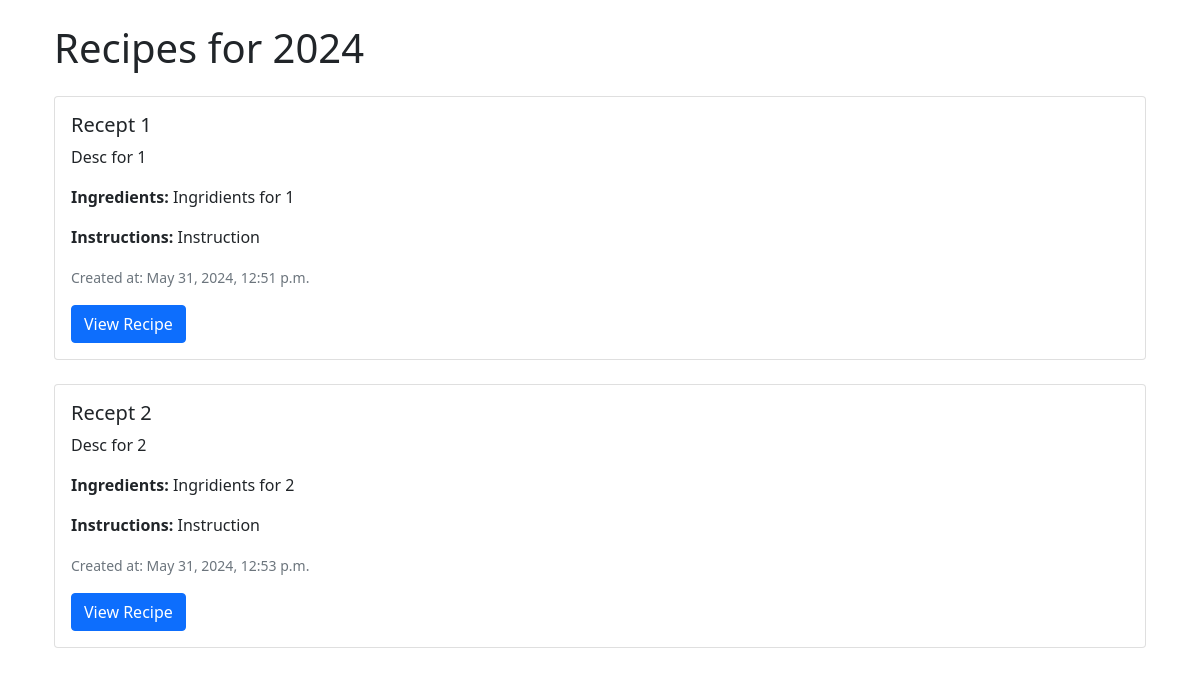
Before: / with the older database file.
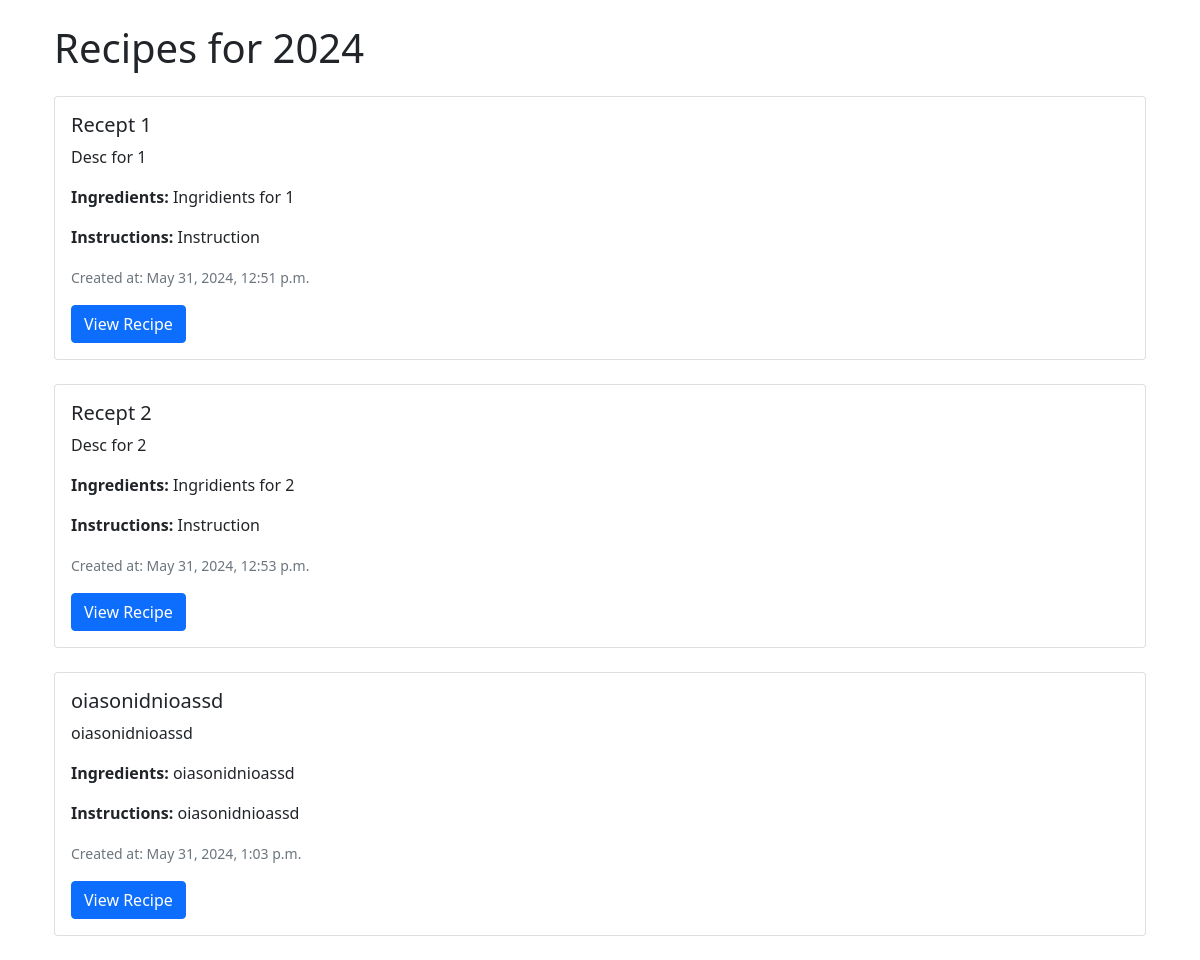
After: the same page with the newer database file.
### recipe/models.py (models this page shows, shortened)
class Recipe(models.Model):
    id = models.AutoField(primary_key=True)  # Recipe ID (AutoField)
    title = models.CharField(max_length=255)
    description = models.TextField()
    instructions = models.TextField()
    ingredients = models.TextField()
    created_at = models.DateTimeField(auto_now_add=True)
    updated_at = models.DateTimeField(auto_now=True)
    category = models.ForeignKey(Category, on_delete=models.CASCADE, related_name='categories')

### recipe/views.py (the view)
# urls.py: path('', views.main, name='main'),
def main(request):
    recipes = Recipe.objects.all()
    return render(
        request,
        'main.html',
        {
            'title': 'Home Page',
            'year': datetime.now().year,
            'recipes': recipes,
        }
    )

### recipe/templates/main.html
{% extends 'base.html' %}
{% block content %}
  <div class="container">
    <h1>Recipes for {{ year }}</h1>
    {% for recipe in recipes %}
      <div class="card my-4">
        <div class="card-body">
          <h5 class="card-title">{{ recipe.title }}</h5>
          <p class="card-text">{{ recipe.description }}</p>
          <p class="card-text"><strong>Ingredients:</strong> {{ recipe.ingredients }}</p>
          <p class="card-text"><strong>Instructions:</strong> {{ recipe.instructions }}</p>
          <p class="card-text"><small class="text-muted">Created at: {{ recipe.created_at }}</small></p>
          <a href="{% url 'recipe_detail' recipe.id %}" class="btn btn-primary">View Recipe</a>
        </div>
      </div>
    {% empty %}
      <p>No recipes found.</p>
    {% endfor %}
  </div>
{% endblock %}

Changed rows visible on the page:
added Recipe: title "oiasonidnioassd", description "oiasonidnioassd", ingredients "oiasonidnioassd", instructions "oiasonidnioassd", created_at "May 31, 2024, 1:03 p.m."
